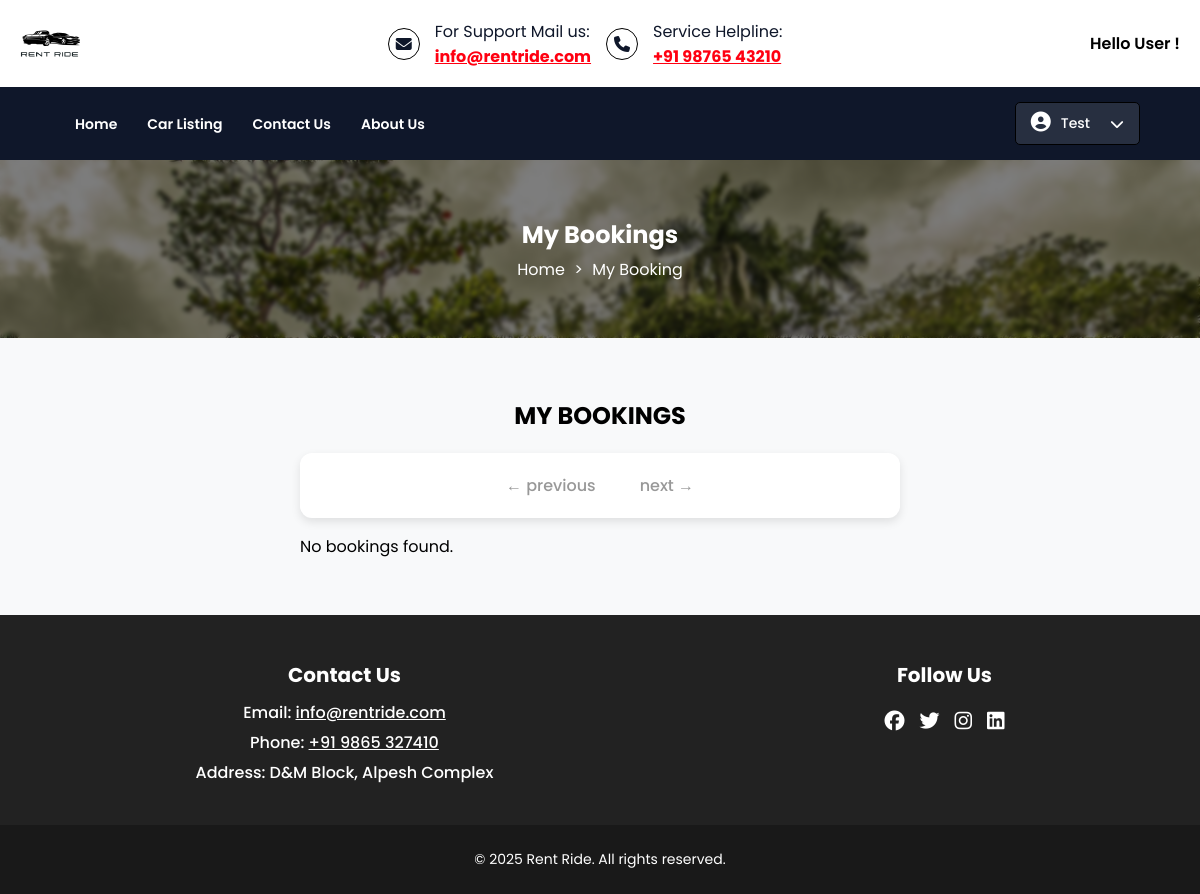
/my-bookings.php (signed in), run on an earlier commit of the app's database.
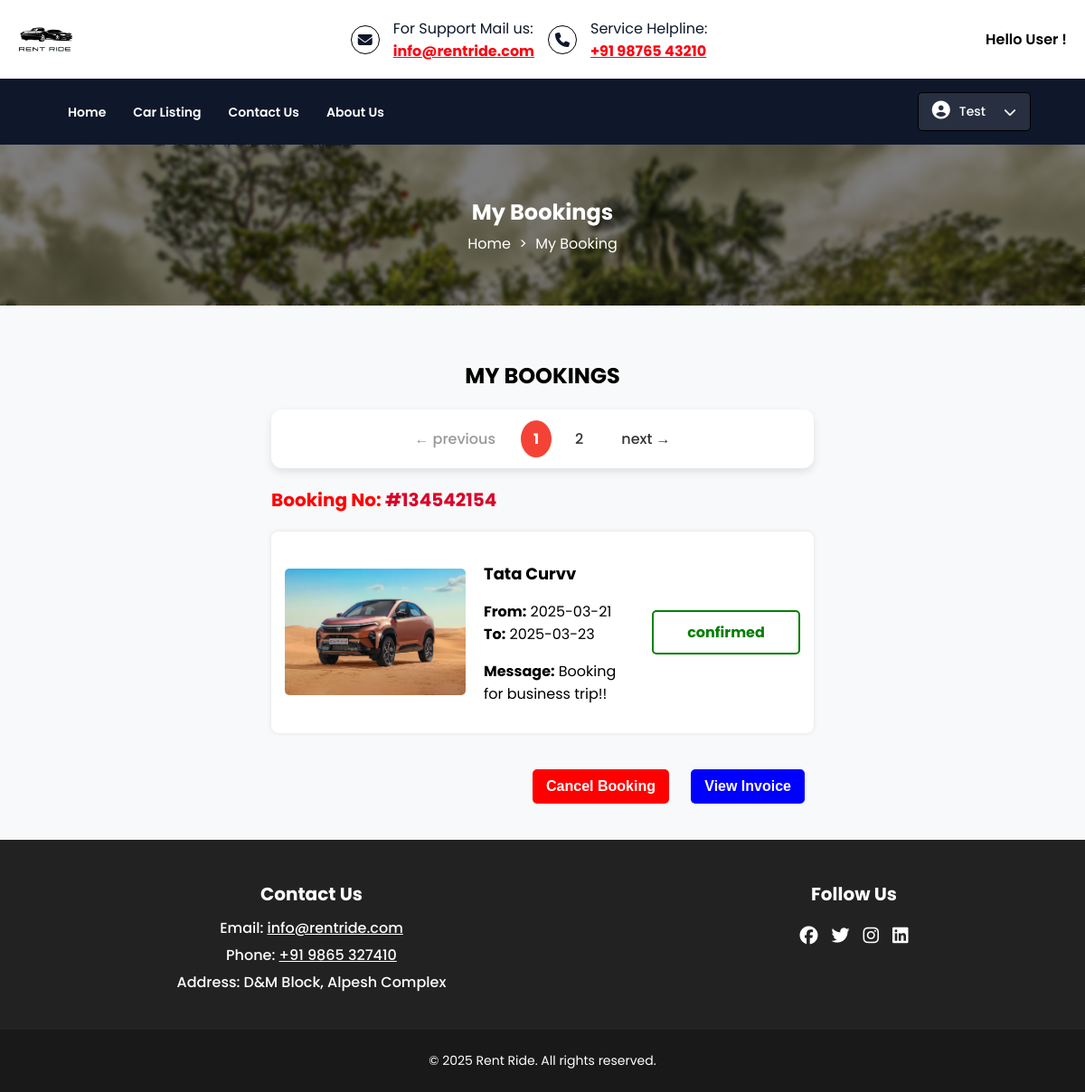
And on a later commit of the database.
### tables this page shows
CREATE TABLE `contact_info` (
  `id` int(11) NOT NULL,
  `address` varchar(255) NOT NULL,
  `email` varchar(100) NOT NULL,
  `contact_number` varchar(20) NOT NULL
);

CREATE TABLE `bookings` (
  `id` int(11) NOT NULL,
  `booking_number` varchar(20) NOT NULL,
  `user_id` int(11) NOT NULL,
  `email` varchar(255) NOT NULL,
  `vehicle_id` int(11) NOT NULL,
  `from_date` date NOT NULL,
  `to_date` date NOT NULL,
  `message` text DEFAULT NULL,
  `status` enum('new','confirmed','cancelled') DEFAULT 'new',
  `created_at` timestamp NOT NULL DEFAULT current_timestamp()
);

CREATE TABLE `vehicles` (
  `id` int(11) NOT NULL,
  `vehicle_title` varchar(255) NOT NULL,
  `brand_id` int(11) NOT NULL,
  `vehicle_overview` text NOT NULL,
  `price_per_day` decimal(10,2) NOT NULL,
  `fuel_type` varchar(50) NOT NULL,
  `model_year` year(4) NOT NULL,
  `seating_capacity` int(11) NOT NULL,
  `image1` text DEFAULT NULL,
  `image2` text DEFAULT NULL,
  `image3` text DEFAULT NULL,
  `image4` text DEFAULT NULL,
  `image5` text DEFAULT NULL,
  `image6` text DEFAULT NULL,
  `air_conditioner` tinyint(4) DEFAULT NULL,
  `power_steering` tinyint(4) DEFAULT NULL,
  `cd_player` tinyint(4) DEFAULT NULL,
  `power_door_locks` tinyint(4) DEFAULT NULL,
  `driver_airbag` tinyint(4) DEFAULT NULL,
  `central_locking` tinyint(4) DEFAULT NULL,
  `antilock_braking_system` varchar(255) DEFAULT NULL,
  `passenger_airbag` tinyint(4) DEFAULT NULL,
  `crash_sensor` tinyint(4) DEFAULT NULL,
  `brake_assist` tinyint(4) DEFAULT NULL,
  `power_windows` tinyint(4) DEFAULT NULL,
  `leather_seats` tinyint(4) DEFAULT NULL,
  `created_at` timestamp NOT NULL DEFAULT current_timestamp(),
  `updated_at` timestamp NOT NULL DEFAULT current_timestamp() ON UPDATE current_timestamp()
);

### my-bookings.php (the view, shortened to what this page needs)
<?php
include 'include/config.php';
$user_email = $_SESSION['email'];
$limit = 1;
$page = isset($_GET['page']) ? (int)$_GET['page'] : 1;
$offset = ($page - 1) * $limit;
$query_total = "SELECT COUNT(*) FROM bookings WHERE user_id = (SELECT id FROM users WHERE email = :email)";
$stmt_total = $dbh->prepare($query_total);
$stmt_total->bindParam(':email', $user_email, PDO::PARAM_STR);
$stmt_total->execute();
$total_records = $stmt_total->fetchColumn();
$total_pages = ceil($total_records / $limit);
$query = "SELECT
        b.id AS booking_id,
        b.booking_number,
        b.from_date,
        b.to_date,
        b.status,
        b.message,
        v.vehicle_title,
        v.image1 AS car_image,
        v.price_per_day
    FROM bookings b
    JOIN vehicles v ON b.vehicle_id = v.id
    WHERE b.user_id = (SELECT id FROM users WHERE email = :email)
    ORDER BY b.from_date DESC
    LIMIT :limit OFFSET :offset";
$stmt = $dbh->prepare($query);
$stmt->bindParam(':email', $user_email, PDO::PARAM_STR);
$stmt->bindValue(':limit', (int)$limit, PDO::PARAM_INT);
$stmt->bindValue(':offset', (int)$offset, PDO::PARAM_INT);
$stmt->execute();
$bookings = $stmt->fetchAll(PDO::FETCH_ASSOC);
?>
<!DOCTYPE html>
<html lang="en">
    <head>
        <link rel="stylesheet" href="styles.css">
        <link rel="stylesheet" href="https://cdnjs.cloudflare.com/ajax/libs/font-awesome/6.7.2/css/all.min.css" />
    </head>
    <body>
        <?php include 'include/header.php'; ?>
        <?php include 'include/navigation.php'; ?>
        <div class="ps-container">
            <div class="ps-overlay">
                <h1>My Bookings</h1>
                <nav>
                    <a href="index.php">Home</a> >
                    <a href="mybookings.php">My Booking</a>
                </nav>
            </div>
            <img src="Image/profile-page-banner.jpg" alt="Profile Page Background" class="ps-img">
        </div>
        <section class="my-bookings">
            <div class="booking-container">
                <h2 class="mb"><b>MY BOOKINGS</b></h2>
                <div class="pagination">
                    <a href="my-bookings.php?page=<?php echo $page - 1; ?>" class="prev <?php echo ($page <= 1) ? 'disabled' : ''; ?>">← previous</a>
                    <?php for ($i = 1; $i <= $total_pages; $i++): ?>
                        <a href="my-bookings.php?page=<?php echo $i; ?>" class="<?php echo ($page == $i) ? 'active' : ''; ?>">
                            <?php echo $i; ?>
                        </a>
                    <?php endfor; ?>
                    <a href="my-bookings.php?page=<?php echo $page + 1; ?>" class="next <?php echo ($page >= $total_pages) ? 'disabled' : ''; ?>">next →</a>
                </div>
                <?php if (count($bookings) > 0): ?>
                    <?php foreach ($bookings as $booking): ?>
                        <p class="booking-number">
                            Booking No: <span>#<?php echo htmlspecialchars($booking['booking_number']); ?></span>
                        </p>
                        <div class="booking-details">
                            <img src="admin/uploads/<?php echo htmlspecialchars($booking['car_image']); ?>" class="car-image" alt="Car Image">
                            <div class="car-info">
                                <h3><b><?php echo htmlspecialchars($booking['vehicle_title']); ?></b></h3>
                                <p><b>From:</b> <?php echo htmlspecialchars($booking['from_date']); ?> <b>To:</b> <?php echo htmlspecialchars($booking['to_date']); ?></p>
                                <p><b>Message:</b> <?php echo htmlspecialchars($booking['message']); ?></p>
                            </div>
                            <div class="status" style="border: 2px solid <?php echo ($booking['status'] == 'Canceled') ? 'red' : 'green'; ?>; color: <?php echo ($booking['status'] == 'Canceled') ? 'red' : 'green'; ?>;">
                                <?php echo htmlspecialchars($booking['status']); ?>
                            </div>
                        </div>
                        <div class="button-container">
                            <form method="POST" action="my-bookings.php">
                                <button type="submit" name="cancel_booking" class="cancel-button" onclick="removeInvoiceButton(<?php echo $booking['booking_id']; ?>)">Cancel Booking</button>
                                <?php if ($booking['status'] == 'confirmed'): ?>
                                    <button type="button" id="invoice-btn-<?php echo $booking['booking_id']; ?>" class="print-button" onclick="redirectToInvoice(<?php echo $booking['booking_id']; ?>)">View Invoice</button>
                                <?php endif; ?>
                            </form>
                        </div>
                    <?php endforeach; ?>
                <?php else: ?>
                    <p>No bookings found.</p>
                <?php endif; ?>
            </div>
        </section>
        <?php include 'include/footer.php'; ?>
    </body>
</html>

### include/header.php (shortened to what this page needs)
<!DOCTYPE html>
<html lang="en">
    <head>
        <link rel="stylesheet" href="styles.css">
        <link rel="stylesheet" href="https://cdnjs.cloudflare.com/ajax/libs/font-awesome/6.7.2/css/all.min.css" />
    </head>
    <body>
        <header>
            <div class="header-container">
                <div class="logo">
                    <a href="index.php">
                        <img src="Image/Rent Ride.png" class="logo-img">
                    </a>
                </div>
                <div class="contact-info">
                    <div class="circle_icon"><i class="fa fa-envelope" aria-hidden="true"></i></div>
                    <p>For Support Mail us: <br> <span><a href="mailto:support@rentride.com" class="A">info@rentride.com</a></span></p>
                    <div class="circle_icon"><i class="fa fa-phone" aria-hidden="true"></i></div>
                    <p>Service Helpline: <br> <span><a href="tel:+919876543210" class="A">+91 98765 43210</a></span></p>
                </div>
                <div class="btn-login">
                    <?php if (isset($_SESSION['id'])): ?>
                        <p>Hello User !</p>
                    <?php else: ?>
                        <a href="login.php">Login</a>
                    <?php endif; ?>
                </div>
            </div>
        </header>
    </body>
</html>

### include/navigation.php (shortened to what this page needs)
<!DOCTYPE html>
<html lang="en">
    <head>
        <link rel="stylesheet" href="styles.css">
        <link rel="stylesheet" href="https://cdnjs.cloudflare.com/ajax/libs/font-awesome/6.7.2/css/all.min.css" />
    </head>
    <body>
        <nav class="navbar">
            <div class="nav-container">
                <ul class="nav-links">
                    <li><a href="index.php">Home</a></li>
                    <li><a href="car-listing.php">Car Listing</a></li>
                    <li><a href="contact-us.php">Contact Us</a></li>
                    <li><a href="about-us.php">About Us</a></li>
                </ul>
                <div class="nav-right">
                    <?php if (isset($_SESSION['id'])): ?>
                        <div class="user-menu" id="userMenu">
                            <div class="user-icon">
                                <i class="fas fa-user-circle"></i>
                            </div>
                            <div class="user-name"><?= isset($_SESSION['first_name']) ? htmlspecialchars($_SESSION['first_name']) : 'User'; ?></div>
                            <div class="user-arrow">
                                <i class="fas fa-chevron-down"></i>
                            </div>
                        </div>
                    <?php endif; ?>
                </div>
            </div>
        </nav>
    </body>
</html>

### include/footer.php (shortened to what this page needs)
<?php
include 'include/config.php';
$sql = "SELECT * FROM contact_info WHERE id = 1";
$stmt = $dbh->prepare($sql);
$stmt->execute();
$contact = $stmt->fetch(PDO::FETCH_ASSOC);
?>
<!DOCTYPE html>
<html lang="en">
    <head>
        <link rel="stylesheet" href="styles.css">
        <link rel="stylesheet" href="https://cdnjs.cloudflare.com/ajax/libs/font-awesome/6.7.2/css/all.min.css" />
    </head>
    <body>
        <footer>
            <div class="container">
            <div class="footer-content">
                <h3>Contact Us</h3>
                <p>Email: <a href="mailto:<?php echo htmlspecialchars($contact['email'] ?? 'N/A'); ?>">
                    <?php echo htmlspecialchars($contact['email'] ?? 'N/A'); ?></a>
                </p>
                <p>Phone: <a href="tel:<?php echo htmlspecialchars($contact['contact_number'] ?? 'N/A'); ?>">
                    <?php echo htmlspecialchars($contact['contact_number'] ?? 'N/A'); ?></a>
                </p>
                <p>Address: <?php echo htmlspecialchars($contact['address'] ?? 'N/A'); ?></p>
            </div>
                <div class="footer-content">
                    <h3>Follow Us</h3>
                    <ul class="social-icons">
                        <li><a href="#"><i class="fab fa-facebook"></i></a></li>
                        <li><a href="#"><i class="fab fa-twitter"></i></a></li>
                        <li><a href="#"><i class="fab fa-instagram"></i></a></li>
                        <li><a href="#"><i class="fab fa-linkedin"></i></a></li>
                    </ul>
                </div>
            </div>
            <div class="bottom-bar">
                <p>&copy; 2025 <a href="admin/Login.php">Rent Ride</a>. All rights reserved.</p>
            </div>
        </footer>
    </body>
</html>

What changed in the data, as far as the page shows it:
added bookings: booking_number "134542154", vehicle.image1 (picture), vehicle.vehicle_title "Tata Curvv", from_date "2025-03-21", to_date "2025-03-23", message "Booking for business trip!!", status "confirmed"
Also different on the page:
new list line: "1"
new list line: "2"
text no longer shown: "No bookings found."
